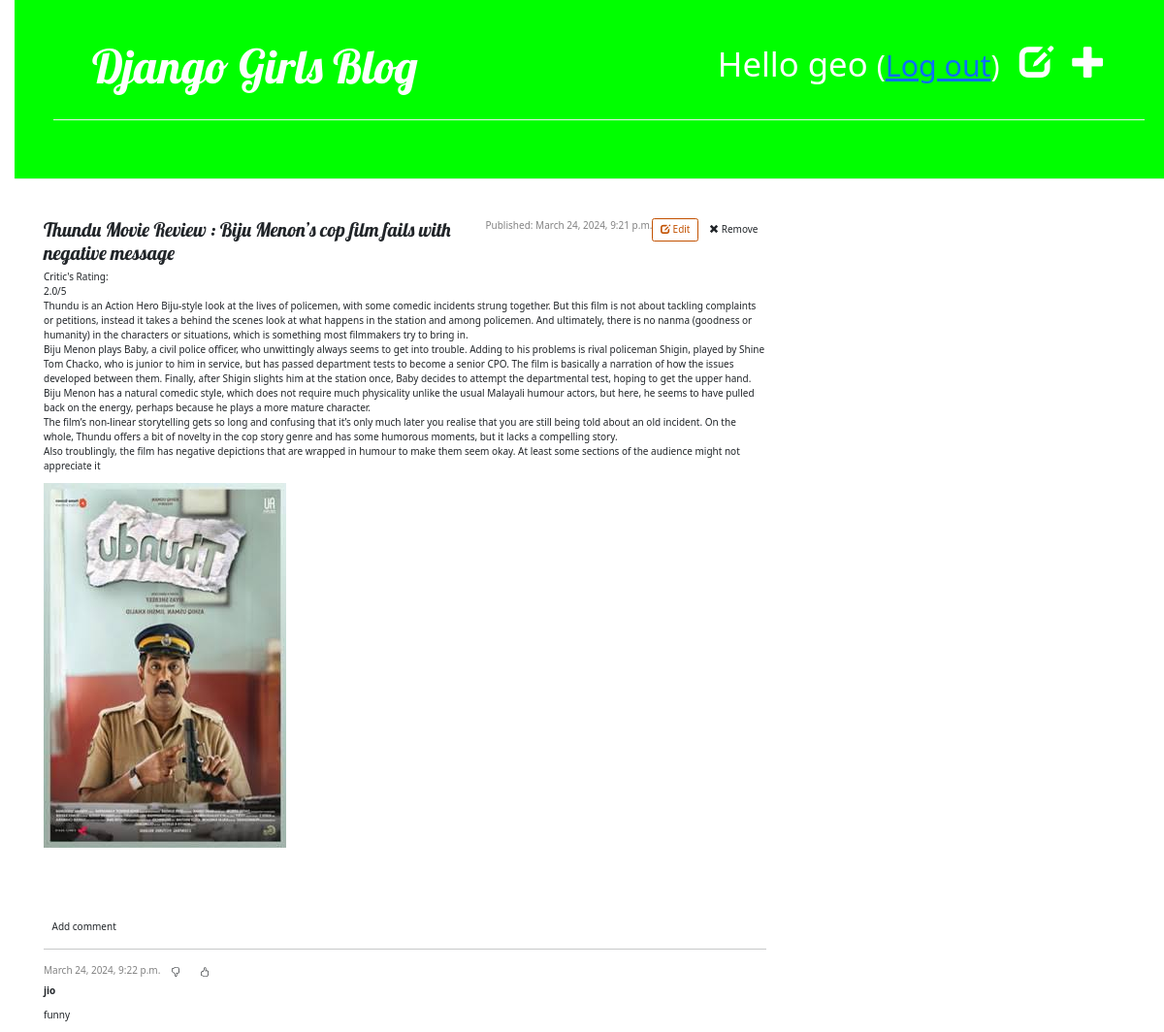
The app's page /post/42/ (signed in) with its own data.
### blog/models.py (models this page shows, shortened)
class Post(models.Model):
    author = models.ForeignKey(settings.AUTH_USER_MODEL, on_delete=models.CASCADE)
    title = models.CharField(max_length=200)
    text = models.TextField()
    created_date = models.DateTimeField(default=timezone.now)
    published_date = models.DateTimeField(blank=True, null=True)
    image = models.ImageField(upload_to='post/', blank=True, null=True)  # Add this line

class Comment(models.Model):
    post = models.ForeignKey('blog.Post', on_delete=models.CASCADE, related_name='comments')
    author = models.CharField(max_length=200)
    text = models.TextField()
    created_date = models.DateTimeField(default=timezone.now)
    approved_comment = models.BooleanField(default=False)

### blog/views.py (the view)
# urls.py: path('post/<int:pk>/', post_detail, name='post_detail'),
def post_detail(request, pk):
    post = get_object_or_404(Post, pk=pk)
    return render(request, 'blog/post_detail.html', {'post': post})

### blog/templates/blog/post_detail.html (shortened to what this page needs)
{% extends 'blog/base.html' %}
{% block content %}
    <article class="post">
        <aside class="actions">
            <a class="btn btn-secondary" href="{% url 'post_edit' pk=post.pk %}">
                <span class="glyphicon glyphicon-edit"></span> Edit
            </a>
            <a class="btn btn-default" href="{% url 'post_remove' pk=post.pk %}">
                <span class="glyphicon glyphicon-remove"></span> Remove
            </a>
        </aside>
        {% if post.published_date %}
            <div class="date">
                Published: {{ post.published_date }}
            </div>
        {% else %}
            <a class="btn btn-default" href="{% url 'post_publish' pk=post.pk %}">Publish</a>
        {% endif %}
        <h2>{{ post.title }}</h2>
        <p>{{ post.text|linebreaksbr }}</p>
        {% if post.image %}
            <img src="{{ post.image.url }}" alt="Post Image">
        {% endif %}
    </article>
    <a class="btn btn-default" href="{% url 'add_comment_to_post' pk=post.pk %}">Add comment</a>
    <hr>
    {% for comment in post.comments.all %}
        {% if user.is_authenticated or comment.approved_comment %}
            <div class="comment">
                <div class="date">
                    {{ comment.created_date }}
                    {% if not comment.approved_comment %}
                        <a class="btn btn-default" href="{% url 'comment_remove' pk=comment.pk %}">
                        </a>
                        <a class="btn btn-default" href="{% url 'comment_approve' pk=comment.pk %}">
                        </a>
                    {% endif %}
                </div>
                <strong>{{ comment.author }}</strong>
                <p>{{ comment.text|linebreaks }}</p>
            </div>
        {% endif %}
    {% empty %}
        <p>No comments here yet :(</p>
    {% endfor %}
{% endblock %}

### blog/templates/blog/base.html (shortened to what this page needs)
{% load static %}
<!DOCTYPE html>
<html>
    <head>
        <link rel="stylesheet" href="https://maxcdn.bootstrapcdn.com/bootstrap/3.4.0/css/bootstrap.min.css">
        <link rel="stylesheet" href="https://cdn.jsdelivr.net/npm/bootstrap@5.1.3/dist/css/bootstrap.min.css">
        <link rel="stylesheet" href="{% static 'css/blog.css' %}">
    </head>
    <body>
        <div class="page-header">
            <div class="page-header">
                {% if user.is_authenticated %}
                    <a href="{% url 'post_new' %}" class="top-menu"><span class="glyphicon glyphicon-plus"></span></a>
                    <a href="{% url 'post_draft_list' %}" class="top-menu"><span class="glyphicon glyphicon-edit"></span></a>
                    <p class="top-menu">Hello {{ user.username }} <small>(<a href="{% url 'logout' %}">Log out</a>)</small></p>
                {% else %}
                    <a href="{% url 'login' %}" class="top-menu"><span class="glyphicon glyphicon-lock"></span></a>
                {% endif %}
                <h1><a href="/">Django Girls Blog</a></h1>
            </div>
        </div>
        <div class="content container">
            <div class="row">
                <div class="col-md-8">
                {% block content %}
                {% endblock %}
                </div>
            </div>
        </div>
    </body>

### blog/static/css/blog.css (style rules this page uses)
h1 a, h2 a { color: #000000; font-family: 'Lobster'; }
body { padding-left: 15px; }
.page-header { background-color: #00ff00; margin-top: 0; margin-bottom: 40px; padding: 20px 20px 20px 40px; }
.page-header h1, .page-header h1 a, .page-header h1 a:visited, .page-header h1 a:active { color: #ffffff; font-size: 36pt; text-decoration: none; }
h1, h2, h3, h4 { font-family: 'Lobster', cursive; }
.date { color: #828282; }
.top-menu, .top-menu:hover, .top-menu:visited { color: #ffffff; float: right; font-size: 26pt; margin-right: 20px; }
.post { margin-bottom: 70px; }
.post > .date, .post > .actions { float: right; }
.btn-secondary, .btn-secondary:visited { color: #C25100; background: none; border-color: #C25100; }

### records on screen
Post: published_date "March 24, 2024, 9:21 p.m.", title "Thundu Movie Review : Biju Menon’s cop film fails with negative message", text "Critic's Rating: 2.0/5 Thundu is an Action Hero Biju-style look at the lives of policemen, with some comedic incidents strung together. But this film is not about tackling complaints or petitions, instead it takes a behind the scenes look at what happens in the station and among policemen. And ultimately, there is no nanma (goodness or humanity) in the characters or situations, which is something most filmmakers try to bring in. Biju Menon plays Baby, a civil police officer, who unwittingly always seems to get into trouble. Adding to his problems is rival policeman Shigin, played by Shine Tom Chacko, who is junior to him in service, but has passed department tests to become a senior CPO.…", image (picture)
Comment: created_date "March 24, 2024, 9:22 p.m.", approved_comment False (drawn), author "jio", text "funny"

### other values on screen
{{ user.username }} "geo"
